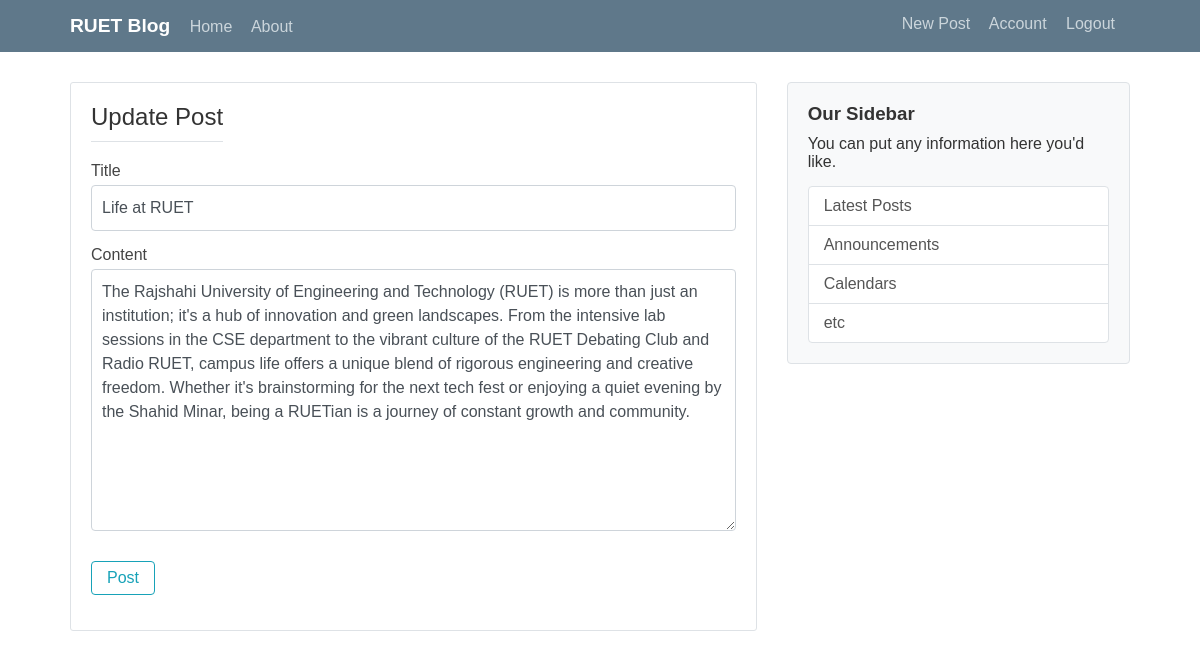
/post/2/update (signed in), run on the app's committed database.
### flaskblog/models.py (models this page shows, shortened)
class Post(db.Model):
    id = db.Column(db.Integer, primary_key = True)
    title = db.Column(db.String(100), nullable = False)
    date_posted = db.Column(db.DateTime, nullable = False, default = datetime.utcnow)
    content = db.Column(db.Text, nullable = False)
    user_id = db.Column(db.Integer, db.ForeignKey('user.id'), nullable = False)

### flaskblog/routes.py (the view)
@app.route("/post/<int:post_id>/update", methods = ['GET', 'POST'])
@login_required
def update_post(post_id):
    post = Post.query.get_or_404(post_id)
    if post.author != current_user:
        abort(403)
    form = PostForm()
    if form.validate_on_submit():
        post.title = form.title.data
        post.content = form.content.data
        db.session.commit()
        flash('Your post has been updated!!', 'success')
        return redirect(url_for('post', post_id = post.id))
    elif request.method == 'GET':
        form.title.data = post.title
        form.content.data = post.content
    return render_template('create_post.html', title='Update Post',
                           form=form, legend = 'Update Post')

### flaskblog/forms.py
class PostForm(FlaskForm):
    title = StringField('Title', validators = [DataRequired()])
    content = TextAreaField('Content', validators = [DataRequired()])
    submit = SubmitField('Post')

### flaskblog/models.py (called while the page is built)
@login_manager.user_loader
def load_user(user_id):
    return User.query.get(int(user_id))

### flaskblog/templates/create_post.html (shortened to what this page needs)
{% extends "layout.html" %}
{% block head %}
<link rel="stylesheet" href="{{ url_for('static', filename='forms.css')}}">
{% endblock head %}
{% block content %}
    <section class="content-section">
        <form method="POST" action="">
            <fieldset class="form-group">
                <legend class="border-bottom mb-4"> {{legend}} </legend>
                <div class="form-group">
                    {{ form.title.label() }}
                    {% if form.title.errors %}
                        {{ form.title(class="form-control, is_invalid", placeholder="Enter your title") }}
                        <div class="invalid_message">
                            {% for error in form.title.errors %}
                                <span> {{ error }} </span>
                            {% endfor %}
                        </div>
                    {% else %}
                        {{ form.title(class="form-control", placeholder="Enter your title") }}
                    {% endif %}
                </div>
                <div class="form-group">
                    {{ form.content.label() }}
                    {% if form.content.errors %}
                        {{ form.content(class="form-control, is_invalid", placeholder="Enter your content", rows=10) }}
                        <div class="invalid_message">
                            {% for error in form.content.errors %}
                                <span> {{ error }} </span>
                            {% endfor %}
                        </div>
                    {% else %}
                        {{ form.content(class="form-control", placeholder="Enter your content", rows=10) }}
                    {% endif %}
                </div>
            </fieldset>
            <div class="form-group">
                {{ form.submit(class="btn-outline-info") }}
            </div>
        </form>
    </section>
{% endblock content %}

### flaskblog/static/styles.css (style rules this page uses)
fieldset { border: 0; margin: 0; padding: 0; }
* { box-sizing: border-box; margin: 0; padding: 0; font-family: Arial, sans-serif; }
body { background-color: #ffffff; color: #333; }
.content-section { background: #ffffff; padding: 20px; border: 1px solid #dee2e6; border-radius: 3px; margin-bottom: 20px; }

### flaskblog/static/forms.css (style rules this page uses)
.content-section { background: #ffffff; padding: 20px; border: 1px solid #dee2e6; border-radius: 3px; margin-bottom: 20px; }
.border-bottom { border-bottom: 1px solid #dee2e6; padding-bottom: 10px; margin-bottom: 20px; font-size: 1.5rem; }
.form-group { margin-bottom: 15px; }
.form-group label { display: block; margin-bottom: 5px; color: #444; }
.form-control { display: block; width: 100%; padding: 10px; font-size: 1rem; line-height: 1.5; color: #495057; background-color: #fff; border: 1px solid #ced4da; border-radius: 4px; transition: border-color 0.15s ease-in-out; }
.btn-outline-info { color: #17a2b8; background-color: transparent; border: 1px solid #17a2b8; padding: 7px 15px; border-radius: 4px; cursor: pointer; font-size: 1rem; transition: all 0.3s; }

### data on the page
Post: title "Life at RUET", content "The Rajshahi University of Engineering and Technology (RUET) is more than just an institution; it's a hub of innovation and green landscapes. From the intensive lab sessions in the CSE department to the vibrant culture of the RUET Debating Club and Radio RUET, campus life offers a unique blend of rigorous engineering and creative freedom. Whether it's brainstorming for the next tech fest or enjoying a quiet evening by the Shahid Minar, being a RUETian is a journey of constant growth and community."

### other printed values
{{ legend }} "Update Post"
